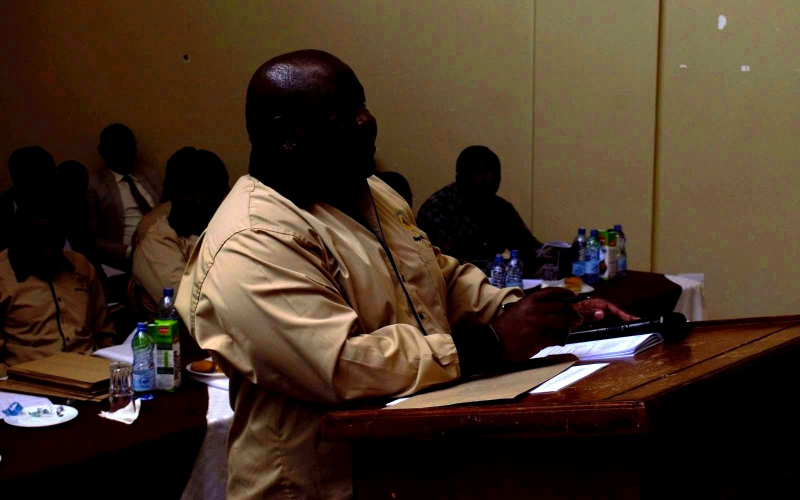
#> input picture img/cs1.jpg, 1600 x 1000 px (shown at 1/2 size)
$ python gen_carousel.py
#> lines starting #> are read from the running program, lines starting #| are printed output that depends on the picture
#!/usr/bin/env python3
"""Normalise the 4 hero-carousel photos: consistent 1600x1000 landscape,
gentle brightness lift so the white caption text reads cleanly, NO colour
wash (faithful to the original site's clean photos). Writes img/csN.jpg."""
from PIL import Image, ImageEnhance
import os

SRC = {  # original scraped files
    "cs1": "img/cs1.jpg",
    "cs2": "img/cs2.jpg",
    "cs3": "img/cs3.jpg",
    "cs4": "img/cs4.jpg",
}
W, H = 1600, 1000  # consistent landscape carousel frame

for key, path in SRC.items():
    im = Image.open(path).convert("RGB")
#> im is the input picture: PIL image 1600x1000 RGB; mean R, G, B 69.1, 51.5, 36.4
    # cover-crop to target aspect
    iw, ih = im.size
#> iw = 1600; ih = 1000
    tw, th = W, H
    scale = max(tw / iw, th / ih)
#> scale = 1
    im = im.resize((round(iw * scale), round(ih * scale)), Image.LANCZOS)
    left = (im.width - tw) // 2
#> left = 0
    top = (im.height - th) // 2
#> top = 0
    im = im.crop((left, top, left + tw, top + th))
    # gentle brightness/contrast lift (keeps photos clean, no tint)
    im = ImageEnhance.Brightness(im).enhance(1.08)
    im = ImageEnhance.Contrast(im).enhance(1.05)
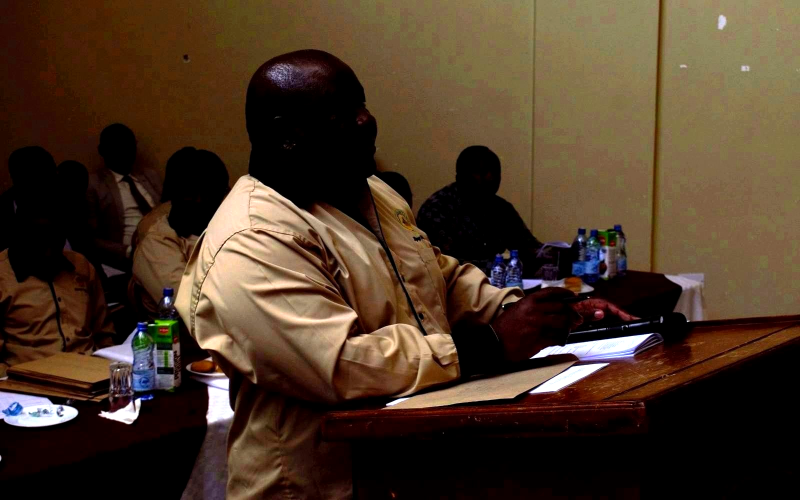
#> im: PIL image 1600x1000 RGB (shown at 1/2 size); mean R, G, B 75, 55.6, 38.4
    # subtle saturation to make them pop without looking fake
    im = ImageEnhance.Color(im).enhance(1.05)
    out = f"img/{key}.jpg"
    im.save(out, "JPEG", quality=86, optimize=True, progressive=True)
    size = os.path.getsize(out) // 1024
    # quick luminance audit
    small = im.resize((80, 50))
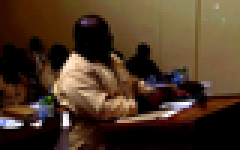
#> small: PIL image 80x50 RGB (shown 3 times larger); mean R, G, B 75.6, 55.2, 37.3
    lum = sum(0.299 * r + 0.587 * g + 0.114 * b for r, g, b in small.getdata()) / (80 * 50)
#> lum = 59.24
    print(f"  {out}: 1600x1000 | {size}KB | lum={lum:.0f}/255")
#|   img/cs1.jpg: 1600x1000 | 149KB | lum=59/255
#> pass 2 of the loop `for key, path in SRC.items():`:
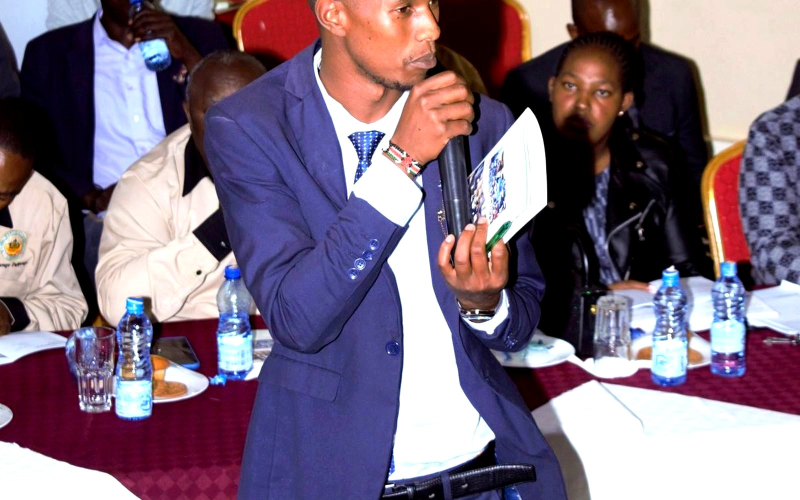
#> input picture img/cs2.jpg, 1600 x 1000 px (shown at 1/2 size)
#> im is the input picture: PIL image 1600x1000 RGB; mean R, G, B 126.9, 109, 127.2
#> `im = ImageEnhance.Contrast(im).enhance(1.05)`:
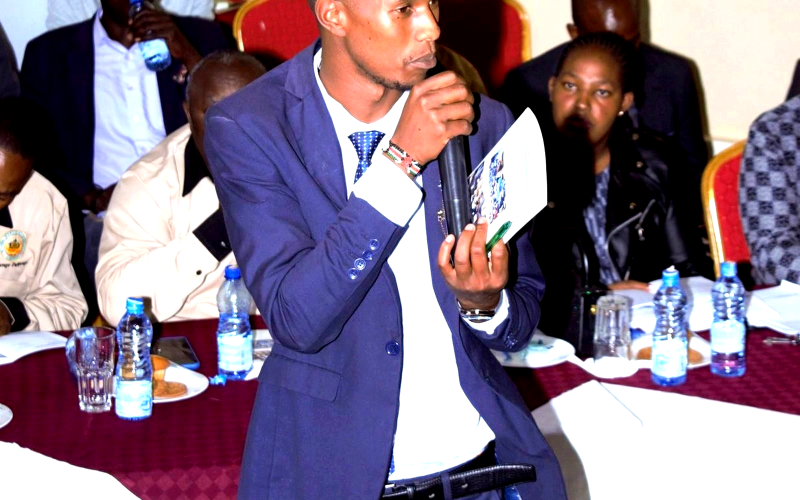
#> im: PIL image 1600x1000 RGB (shown at 1/2 size); mean R, G, B 131.8, 113.3, 132.5
#> `small = im.resize((80, 50))`:
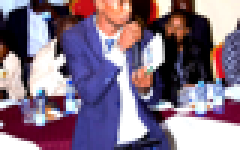
#> small: PIL image 80x50 RGB (shown 3 times larger); mean R, G, B 131.8, 112.7, 132.5
#> lum = 120.6
#|   img/cs2.jpg: 1600x1000 | 209KB | lum=121/255
#> pass 3 of the loop `for key, path in SRC.items():`:
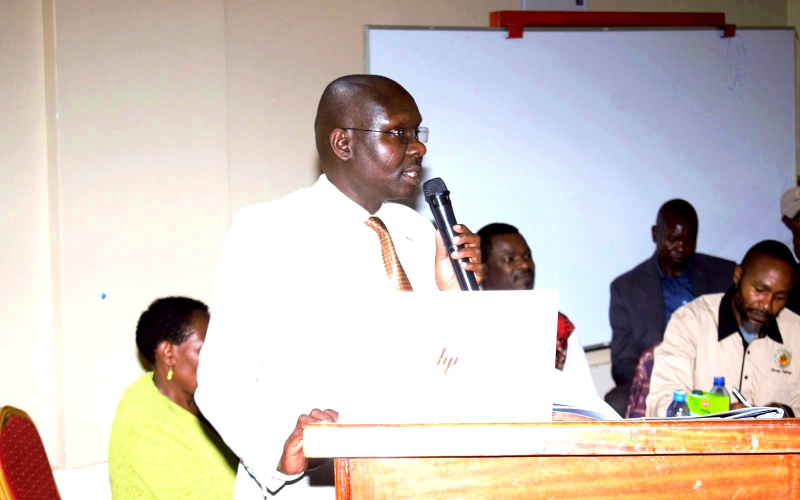
#> input picture img/cs3.jpg, 1600 x 1000 px (shown at 1/2 size)
#> im is the input picture: PIL image 1600x1000 RGB; mean R, G, B 203.6, 193.5, 186.8
#> `small = im.resize((80, 50))`:
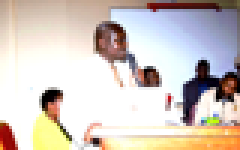
#> small: PIL image 80x50 RGB (shown 3 times larger); mean R, G, B 209.9, 199.8, 192.6
#> lum = 202
#|   img/cs3.jpg: 1600x1000 | 132KB | lum=202/255
#> the loop made 4 passes; the first 3 are shown
